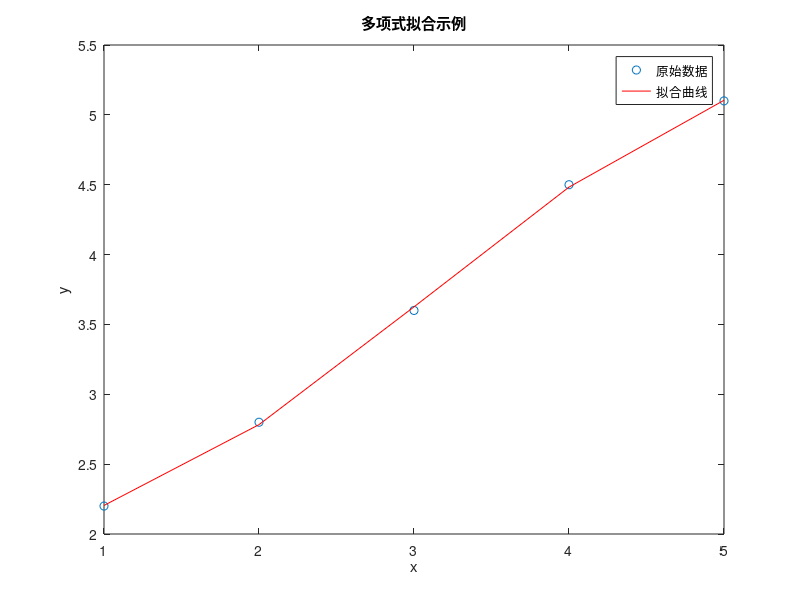

This chart was generated by the following MATLAB code:
% 假设我们有一组数据点
x = [1, 2, 3, 4, 5];
y = [2.2, 2.8, 3.6, 4.5, 5.1];

% 选择多项式的阶数，例如3
degree = 3;

% 使用polyfit函数进行多项式拟合
p = polyfit(x, y, degree);

% 使用polyval函数计算拟合多项式的值
y_fit = polyval(p, x);

% 绘制原始数据点
plot(x, y, 'o');
hold on; % 保持当前图形，以便在同一图形上绘制拟合曲线

% 绘制拟合曲线
plot(x, y_fit, '-r');

% 添加图例和标题
legend('原始数据', '拟合曲线');
title('多项式拟合示例');
xlabel('x');
ylabel('y');
hold off; % 释放图形